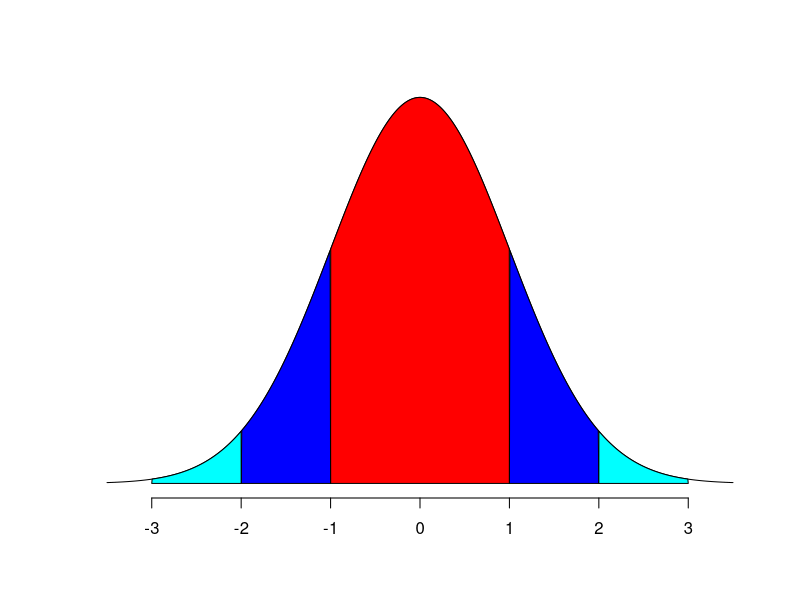
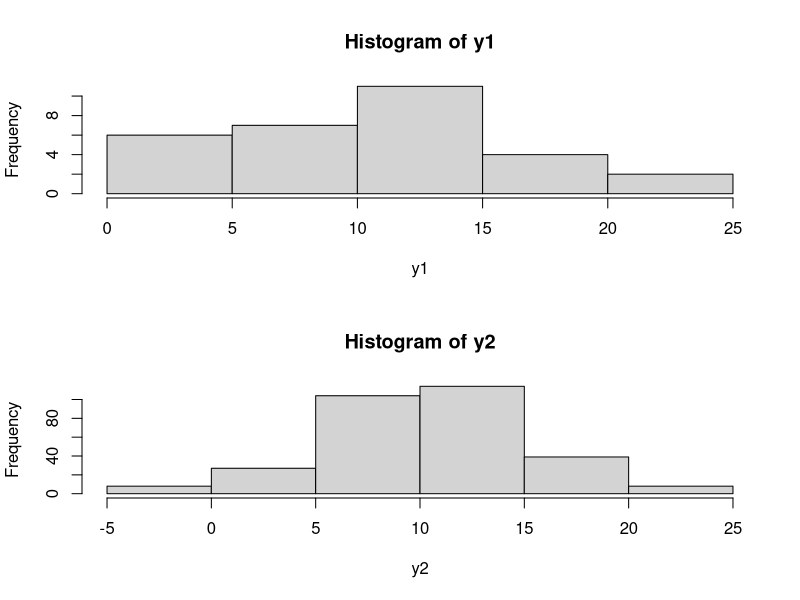

R code for these plots, in order:
x <- seq(-3.5, 3.5, length = 1000) 

# Returns the height of the probably distribution at each of those points
y <- dnorm(x)

# Generate the plot, where:
# - type: the type of plot to be drawn where "n" means do not plot the points
# - xlab: the title of the x axis
# - ylab: the title of the y axis
# - main: the overall title for the plot
# - axes: when false it suppresses the axis automatically generated by the high level plotting function so that we can create custom axis
plot(x, y, type="n", xlab = "", ylab = "",
     axes=F)
Axis(side=1)
# Connect all of the points with each other to form the bell curve
lines(x, y)

# Returns a vector of boolean values representing whether the x value is between the two bounds then
# filters the values so that only the ones within the bounds are returned
lower_bound<-(-1)
upper_bound<-1
bounds_filter <- x >= lower_bound & x <= upper_bound
x_within_bounds <- x[bounds_filter]
y_within_bounds <- y[bounds_filter]

# We want the filled in area to extend all the way down to the y axis which is why these two lines are necessary
# It makes the first point in the polygon (lower_bound, 0) and the last point (upper_bound, 0)
x_polygon <- c(lower_bound, x_within_bounds, upper_bound)
y_polygon <- c(0, y_within_bounds, 0)

polygon(x_polygon, y_polygon, col = "red")

#----------------
lower_bound<-(-2)
upper_bound<-(-1)
bounds_filter <- x >= lower_bound & x <= upper_bound
x_within_bounds <- x[bounds_filter]
y_within_bounds <- y[bounds_filter]

# We want the filled in area to extend all the way down to the y axis which is why these two lines are necessary
# It makes the first point in the polygon (lower_bound, 0) and the last point (upper_bound, 0)
x_polygon <- c(lower_bound, x_within_bounds, upper_bound)
y_polygon <- c(0, y_within_bounds, 0)

polygon(x_polygon, y_polygon, col = "blue")

lower_bound<-(1)
upper_bound<-2
bounds_filter <- x >= lower_bound & x <= upper_bound
x_within_bounds <- x[bounds_filter]
y_within_bounds <- y[bounds_filter]

# We want the filled in area to extend all the way down to the y axis which is why these two lines are necessary
# It makes the first point in the polygon (lower_bound, 0) and the last point (upper_bound, 0)
x_polygon <- c(lower_bound, x_within_bounds, upper_bound)
y_polygon <- c(0, y_within_bounds, 0)

polygon(x_polygon, y_polygon, col = "blue")

lower_bound<-(-3)
upper_bound<-(-2)
bounds_filter <- x >= lower_bound & x <= upper_bound
x_within_bounds <- x[bounds_filter]
y_within_bounds <- y[bounds_filter]

# We want the filled in area to extend all the way down to the y axis which is why these two lines are necessary
# It makes the first point in the polygon (lower_bound, 0) and the last point (upper_bound, 0)
x_polygon <- c(lower_bound, x_within_bounds, upper_bound)
y_polygon <- c(0, y_within_bounds, 0)

polygon(x_polygon, y_polygon, col = "cyan")

lower_bound<-(2)
upper_bound<-(3)
bounds_filter <- x >= lower_bound & x <= upper_bound
x_within_bounds <- x[bounds_filter]
y_within_bounds <- y[bounds_filter]

# We want the filled in area to extend all the way down to the y axis which is why these two lines are necessary
# It makes the first point in the polygon (lower_bound, 0) and the last point (upper_bound, 0)
x_polygon <- c(lower_bound, x_within_bounds, upper_bound)
y_polygon <- c(0, y_within_bounds, 0)

polygon(x_polygon, y_polygon, col = "cyan")

y1<-rnorm(n=30,mean=10,sd=5)
y2<-rnorm(n=300,mean=10,sd=5)
y3<-rnorm(n=1000,mean=10,sd=5)

par(mfrow=c(2,1))
hist(y1)
hist(y2)

